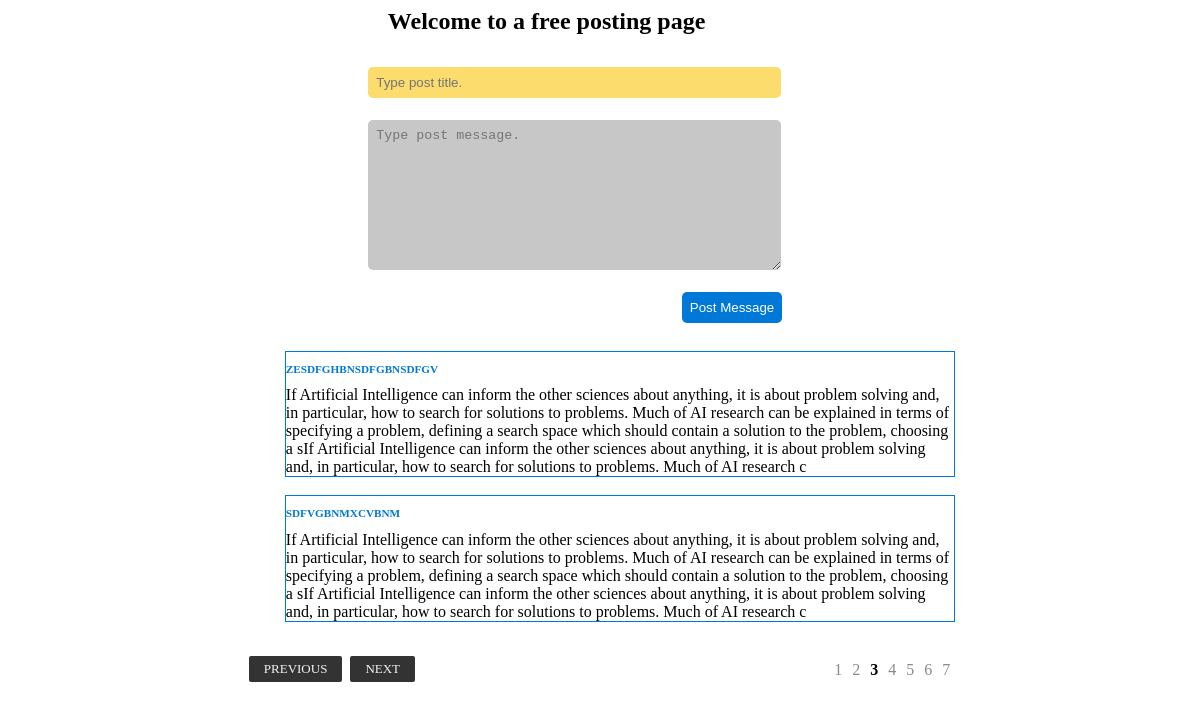
Page /?post_id=3 on the committed database.
### tables this page shows
CREATE TABLE IF NOT EXISTS `tb_posts` (
  `post_id` int(10) NOT NULL AUTO_INCREMENT,
  `title` varchar(50) NOT NULL,
  `body` varchar(500) NOT NULL,
  PRIMARY KEY (`post_id`)
);

### retrieve.php (the view, shortened to what this page needs)
<html>
<body>
<div id="content">
<?php
$start=0;
$limit=2;
if(isset($_GET['post_id']))
{
$id=$_GET['post_id'];
$start=($id-1)*$limit;
}
$query=mysql_query("SELECT body, title FROM tb_posts ORDER BY post_id DESC LIMIT $start, $limit ") or die(mysql_error()) ;
echo "<ul>";
while($row=mysql_fetch_array($query))
{
	echo '<div class="postBorder">'.'<p class="postTitle">'. $row['title'].'</p>';
	echo $row['body']. '</div>'.'<br/>';
}
echo "</ul>";
$rows=mysql_num_rows(mysql_query("SELECT body, title FROM tb_posts"));
$total=ceil($rows/$limit);
if($id>1)
{
echo "<a href='?post_id=".($id-1)."' class='button'>PREVIOUS</a>";
}
if($id!=$total)
{
echo "<a href='?post_id=".($id+1)."' class='button'>NEXT</a>";
}
echo "<ul class='page'>";
for($i=1;$i<=$total;$i++)
{
if($i==$id) { echo "<li class='current'>".$i."</li>"; }
else { echo "<li><a href='?post_id=".$i."'>".$i."</a></li>"; }
}
echo "</ul>";
?>
</div>
</body>
</html>

### index.php (shortened to what this page needs)
<html>
<head>
	<link rel="stylesheet" href="css/style.css"/>
</head>
<body>
<div class="header">
<h2>  Welcome to a free posting page  </h2>
</div>
	<div class="contentHolder">
<form>
	<table padding="10" cellpadding="10" class=" formHolder" >
			<td class="inputTitle"></td><td>
			<input type="text" placeholder="Type post title."  id="title" />
			</td>
		<tr>
			<td class="inputTitle"></td><td>
			<textarea placeholder="Type post message."  id="body"></textarea></td>
		</tr>
		<tr>
			<td></td><td class="inputSubmit">
			<input type="submit"  value="Post Message"  id="save" />
		  </td>
		</tr>
	</table>
	</form>
<div  id="postHolder">
<?php include_once('retrieve.php'); ?>
</div>
</div>
</body>
</html>

### css/style.css (style rules this page uses)
.contentHolder { width: 100%; }
#postHolder, .header { margin: auto; width: 60%; }
h2 { margin-left:143px; }
.postTitle { color:#0078D7; text-transform:uppercase; font-weight:bold; font-size:0.7em; }
.formHolder { margin: auto; width: 50%; }
input[type='text'] { padding: 0.6em; background-color:#FBDC6D; border:none; width:80%; }
textarea { color: #000000; padding: 0.6em; background-color:#c7c7c7; border:none; width:80%; height:150px ; }
input[type='submit'] { padding: 0.6em; background-color:#0078D7; border:none; color: #ffffff; }
input, textarea { border-radius:5px; }
.inputTitle { color:#000000; font-size:1.3em; }
.inputSubmit { float:right; margin-right:19%; }
.postBorder { border: 1px solid #0078D7; }
.page { float: right; margin: 0; padding: 0; }
.page li { list-style: none; display:inline-block; }
.page li a, .current { display: block; padding: 5px; text-decoration: none; color: #8A8A8A; }
.current { font-weight:bold; color: #000; }
.button { padding: 5px 15px; text-decoration: none; background: #333; color: #F3F3F3; font-size: 13PX; border-radius: 2PX; margin: 0 4PX; display: block; float: left; }

### rows in the picture
tb_posts: title "ZESDFGHBNSDFGBNSDFGV", body "If Artificial Intelligence can inform the other sciences about anything, it is about problem solving and, in particular, how to search for solutions to problems. Much of AI research can be explained in terms of specifying a problem, defining a search space which should contain a solution to the problem, choosing a sIf Artificial Intelligence can inform the other sciences about anything, it is about problem solving and, in particular, how to search for solutions to problems. Much of AI research c"
tb_posts: title "SDFVGBNMXCVBNM", body "If Artificial Intelligence can inform the other sciences about anything, it is about problem solving and, in particular, how to search for solutions to problems. Much of AI research can be explained in terms of specifying a problem, defining a search space which should contain a solution to the problem, choosing a sIf Artificial Intelligence can inform the other sciences about anything, it is about problem solving and, in particular, how to search for solutions to problems. Much of AI research c"
